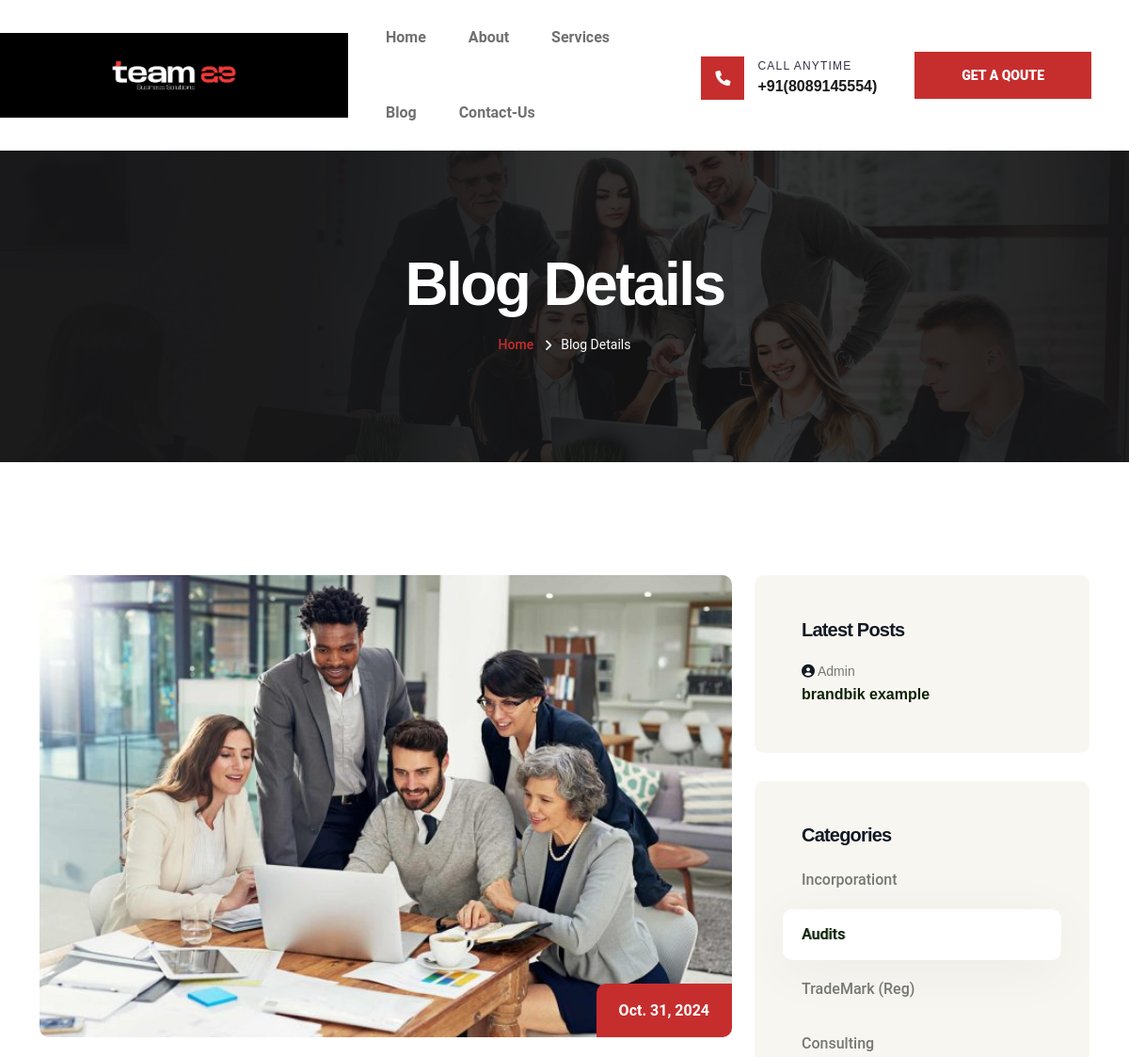
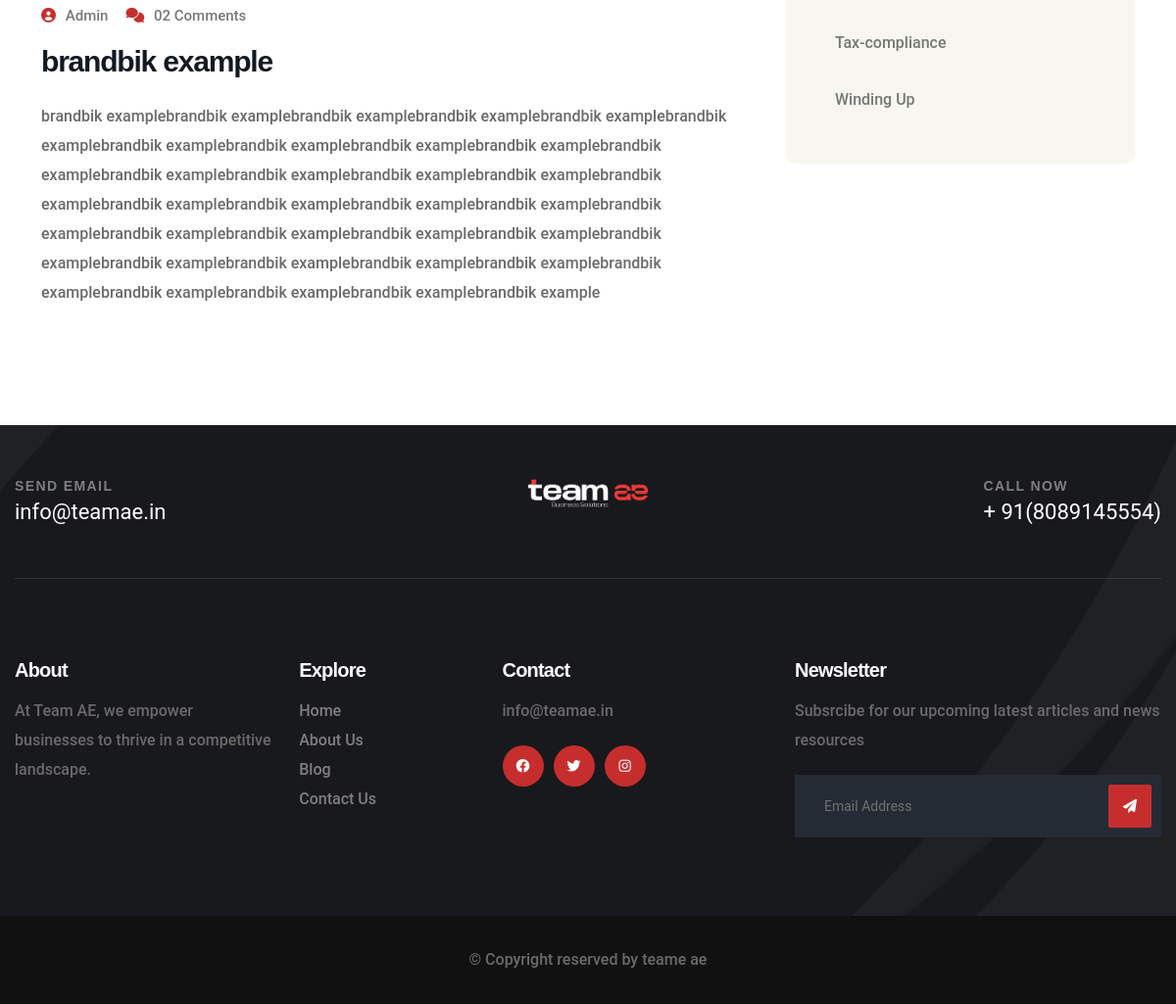
Screenshot of /blog/brandbik-example/ with the database file from the repository (2 pictures, top to bottom).
### web/models.py (models this page shows, shortened)
class Blog(models.Model):
    title = models.CharField(max_length=200)
    slug = models.SlugField(unique=True, max_length=100, blank=True)
    content = HTMLField(null=True,blank=True)
    image = models.ImageField(upload_to='blog_images/')
    date = models.DateField(auto_now_add=True)
    meta_title = models.CharField(max_length=150)  # New field for meta title
    meta_description = models.TextField()  # New field for meta description
    alt_text = models.CharField(max_length=150)
    class Meta:
        ordering = ('date',)
        verbose_name = ('Blog')
        verbose_name_plural = ("Blogs")

### web/views.py (the view)
# urls.py: path("blog/<slug:slug>/", views.blog_detail, name="blog_detail"),
def blog_detail(request,slug):
    blog = Blog.objects.get(slug=slug)
    other_blogs = Blog.objects.all().exclude(slug=slug)
    context = {"is_blog": True,
               "blog": blog,
               "other_blogs": other_blogs}
    return render(request, "web/blog-details.html", context)

### templates/web/blog-details.html (shortened to what this page needs)
{% extends "web/base.html" %}
{% load static %}
{% block content %}
	<section class="page-title" style="background-image: url('{% static "images/background/page-title.jpg" %}');">
		<div class="auto-container">
			<div class="title-outer text-center">
				<h1 class="title">Blog Details</h1>
				<ul class="page-breadcrumb">
					<li><a href="{% url "index" %}">Home</a></li>
					<li>Blog Details</li>
				</ul>
			</div>
		</div>
	</section>
    <section class="blog-details">
        <div class="container pb-100">
            <div class="row">
                <div class="col-xl-8 col-lg-7">
                    <div class="blog-details__left">
                        <div class="blog-details__img">
                            <img src="{{blog.image.url}}" alt="">
                            <div class="blog-details__date">
                                <span class="day">{{blog.date}}</span>
                            </div>
                        </div>
                        <div class="blog-details__content">
                            <ul class="list-unstyled blog-details__meta">
                                <li><a href=""><i class="fas fa-user-circle"></i> Admin</a> </li>
                                <li><a href=""><i class="fas fa-comments"></i> 02
                                        Comments</a>
                                </li>
                            </ul>
                            <h3 class="blog-details__title">{{blog.title}}</h3>
                            <p class="blog-details__text-2">{{blog.content}}
                            </p>
                        </div>
                    </div>
                </div>
                <div class="col-xl-4 col-lg-5">
                    <div class="sidebar">
                        <div class="sidebar__single sidebar__post">
                            <h3 class="sidebar__title">Latest Posts</h3>
                            <ul class="sidebar__post-list list-unstyled">
                                <li>
                                    <div class="sidebar__post-content">
                                        <h3> <span class="sidebar__post-content-meta"><i class="fas fa-user-circle"></i>Admin</span> <a href="">{{blog.title}}</a>
                                        </h3>
                                    </div>
                                </li>
                            </ul>
                        </div>
                        <div class="sidebar__single sidebar__category">
                            <h3 class="sidebar__title">Categories</h3>
                            <ul class="sidebar__category-list list-unstyled">
                                <li><a href="{% url "service" %}">Incorporationt</a> </li>
                                <li class="active"><a href="{% url "service" %}">Audits</a></li>
                                <li><a href="{% url "service" %}">TradeMark (Reg)</a> </li>
                                <li><a href="{% url "service" %}">Consulting</a> </li>
                                <li><a href="{% url "service" %}">Tax-compliance</a> </li>
                                <li><a href="{% url "service" %}">Winding Up</a> </li>
                            </ul>
                        </div>
                    </div>
                </div>
            </div>
        </div>
    </section>
    {% endblock %}

### rows the page displays
Blog: image (picture), date "Oct. 31, 2024", title "brandbik example", content "brandbik examplebrandbik examplebrandbik examplebrandbik examplebrandbik examplebrandbik examplebrandbik examplebrandbik examplebrandbik examplebrandbik examplebrandbik examplebrandbik examplebrandbik examplebrandbik examplebrandbik examplebrandbik examplebrandbik examplebrandbik examplebrandbik examplebrandbik examplebrandbik examplebrandbik examplebrandbik examplebrandbik examplebrandbik examplebrandbik examplebrandbik examplebrandbik examplebrandbik examplebrandbik examplebrandbik examplebrandbik examplebrandbik examplebrandbik examplebrandbik example"
